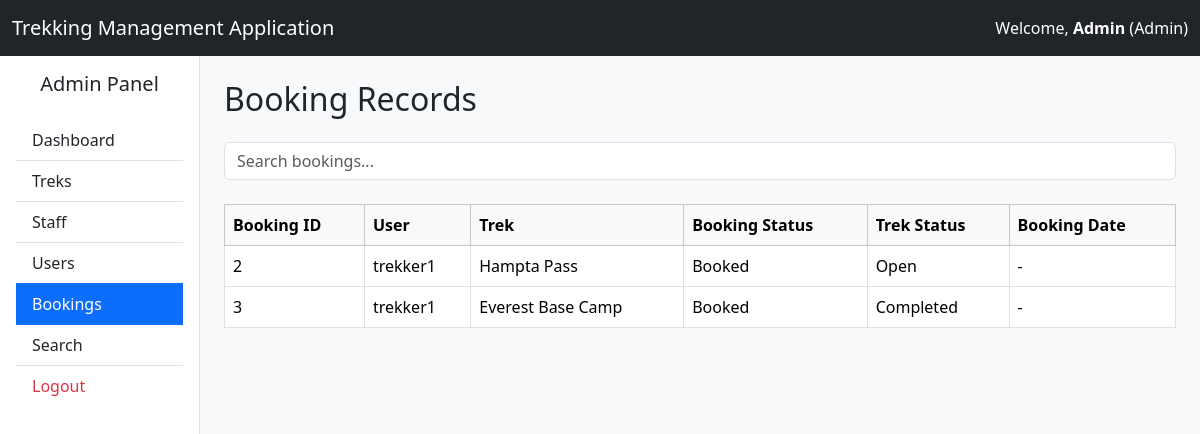
/admin/bookings (signed in), run on an earlier commit of the app's database.
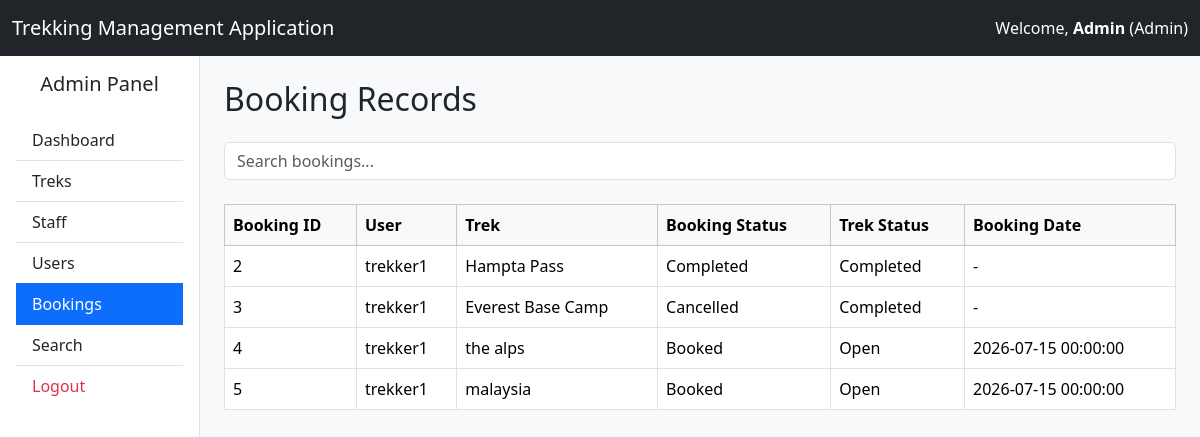
And on a later commit of the database.
### application/models.py (models this page shows, shortened)
class Booking(db.Model):
    __tablename__ = "booking"
    booking_id = db.Column(db.Integer, primary_key=True, autoincrement=True)
    user_id = db.Column(
        db.Integer,
        db.ForeignKey("user.user_id"),
        nullable=False
    )
    trek_id = db.Column(
        db.Integer,
        db.ForeignKey("trek.trek_id"),
        nullable=False
    )
    booking_date = db.Column(db.DateTime, nullable=False)
    booking_status = db.Column(
        db.String(20),
        nullable=False,
        default="Booked"
    )
    payment_status = db.Column(
        db.String(20),
        nullable=False,
        default="Pending"
    )
    user = db.relationship("User", back_populates="bookings")
    trek = db.relationship("Trek", back_populates="bookings")

class User(UserMixin, db.Model):
    __tablename__ = "user"
    user_id = db.Column(db.Integer, primary_key=True, autoincrement=True)
    name = db.Column(db.String(100), nullable=False)
    email = db.Column(db.String(120), unique=True, nullable=False)
    password = db.Column(db.String(200), nullable=False)
    role = db.Column(db.String(20), nullable=False)
    is_approved = db.Column(db.Boolean, default=False)
    is_blacklisted = db.Column(db.Boolean, default=False)
    is_active = db.Column(db.Boolean, default=True)
    bookings = db.relationship("Booking", back_populates="user", cascade="all, delete-orphan")
    staff_profile = db.relationship("StaffProfile", uselist=False)

class Trek(db.Model):
    __tablename__ = "trek"
    trek_id = db.Column(db.Integer, primary_key=True, autoincrement=True)
    trek_name = db.Column(db.String(100), nullable=False)
    location = db.Column(db.String(100), nullable=False)
    difficulty = db.Column(db.String(20), nullable=False)
    duration = db.Column(db.Integer, nullable=False)
    available_slots = db.Column(db.Integer, nullable=False)
    assigned_staff_id = db.Column(
        db.Integer,
        db.ForeignKey("user.user_id")
    )
    assigned_staff = db.relationship(
    "User",
    foreign_keys=[assigned_staff_id]
)
    status = db.Column(db.String(20), nullable=False)
    start_date = db.Column(db.Date)
    end_date = db.Column(db.Date)
    bookings = db.relationship("Booking", back_populates="trek",cascade="all, delete-orphan")

### application/controllers.py (the view, shortened to what this page needs)
@app.route("/admin/bookings")
@login_required
def admin_bookings():
    if current_user.role != "Admin":
        return "Access Denied."
    search = request.args.get("search", "")
    bookings = Booking.query
    bookings = bookings.all()
    return render_template(
        "admin/bookings.html",
        bookings=bookings,
        search=search
    )

### main.py (called while the page is built)
@login_manager.user_loader
def load_user(user_id):
    return User.query.get(int(user_id))

### templates/admin/bookings.html (shortened to what this page needs)
{% extends "base_dashboard.html" %}
{% block sidebar %}
<div class="list-group list-group-flush">
    <a href="{{ url_for('admin_dashboard') }}" class="list-group-item list-group-item-action">
        Dashboard
    </a>
    <a href="{{ url_for('view_treks') }}" class="list-group-item list-group-item-action">
        Treks
    </a>
    <a href="{{ url_for('view_staff') }}" class="list-group-item list-group-item-action">
        Staff
    </a>
    <a href="{{ url_for('view_users') }}" class="list-group-item list-group-item-action">
        Users
    </a>
    <a href="{{ url_for('admin_bookings') }}" class="list-group-item list-group-item-action active">
        Bookings
    </a>
    <a href="{{ url_for('admin_search') }}" class="list-group-item list-group-item-action">
        Search
    </a>
    <a href="{{ url_for('logout') }}" class="list-group-item list-group-item-action text-danger">
        Logout
    </a>
</div>
{% endblock %}
{% block content %}
<h2 class="mb-4">
    Booking Records
</h2>
<form method="GET" class="mb-4">
    <input
        type="text"
        name="search"
        value="{{ search }}"
        class="form-control"
        placeholder="Search bookings..."
    >
</form>
<div class="table-responsive">
<table class="table table-bordered table-hover align-middle">
    <thead class="table-light">
        <tr>
            <th>Booking ID</th>
            <th>User</th>
            <th>Trek</th>
            <th>Booking Status</th>
            <th>Trek Status</th>
            <th>Booking Date</th>
        </tr>
    </thead>
    <tbody>
    {% if bookings %}
        {% for booking in bookings %}
        <tr>
            <td>{{ booking.booking_id }}</td>
            <td>{{ booking.user.name }}</td>
            <td>{{ booking.trek.trek_name }}</td>
            <td>{{ booking.booking_status }}</td>
            <td>{{ booking.trek.status }}</td>
            <td>{{ booking.booking_date or "-" }}</td>
        </tr>
        {% endfor %}
    {% else %}
        <tr>
            <td colspan="6" class="text-center">
                No bookings found.
            </td>
        </tr>
    {% endif %}
    </tbody>
</table>
</div>
{% endblock %}

What changed in the data, as far as the page shows it:
changed Booking "Hampta Pass": booking_status "Booked" → "Completed"; trek.status "Open" → "Completed"
changed Booking "Everest Base Camp": booking_status "Booked" → "Cancelled"
added Booking: booking_id "4", user.name "trekker1", trek.trek_name "the alps", booking_status "Booked", trek.status "Open", booking_date "2026-07-15 00:00:00"
added Booking: booking_id "5", user.name "trekker1", trek.trek_name "malaysia", booking_status "Booked", trek.status "Open", booking_date "2026-07-15 00:00:00"
